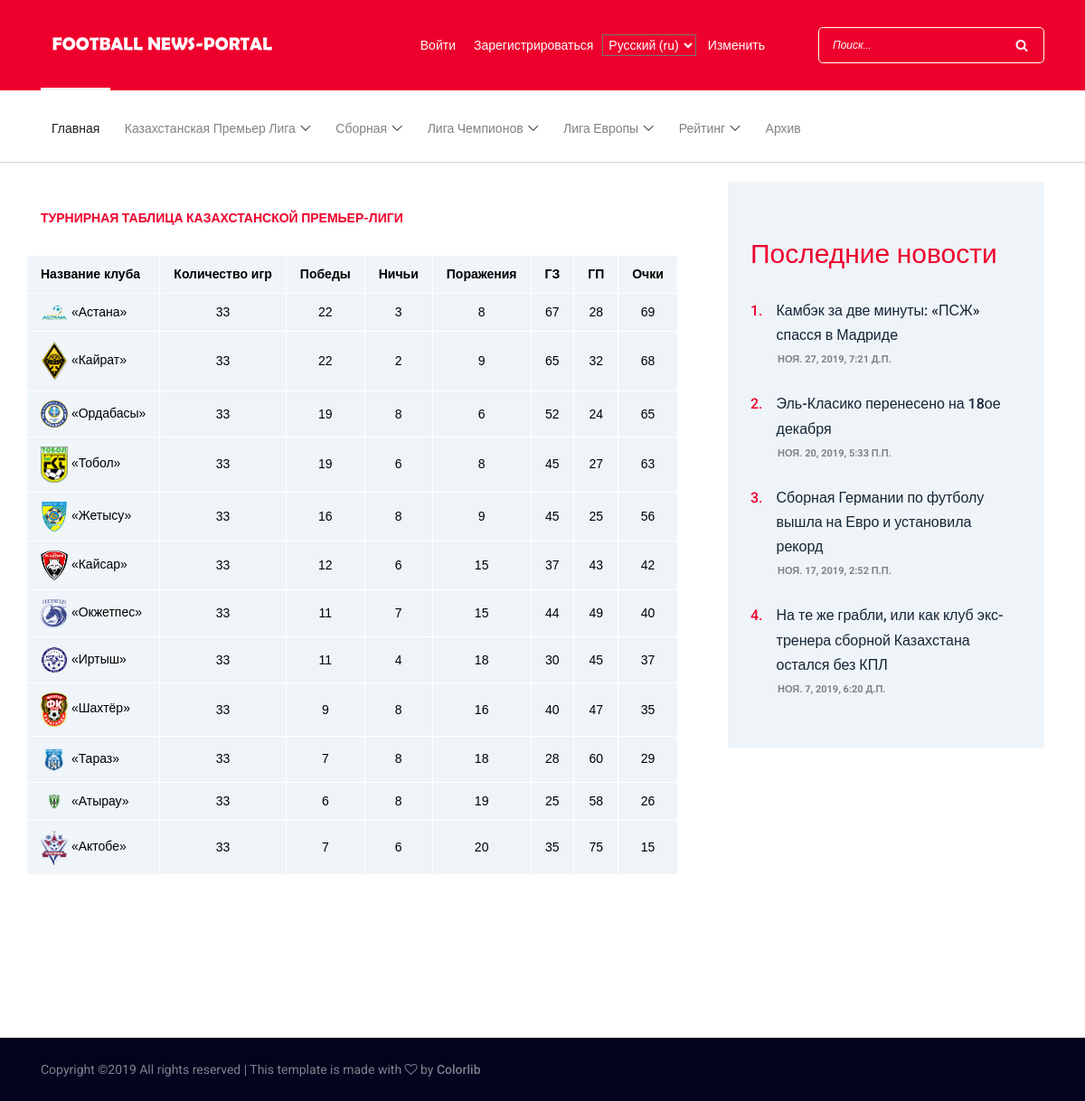
Screenshot of /section/kaz-premier-league/tournament_table/ with the database file from the repository.
### Django_App/applications/kpl/models.py (models this page shows, shortened)
class Club(models.Model):
    club_name = models.CharField(max_length=100)
    club_icon = models.ImageField(upload_to='images/')
    matches_played = models.IntegerField(default=0)
    count_of_wins = models.IntegerField(default=0)
    count_of_draws = models.IntegerField(default=0)
    count_of_loses = models.IntegerField(default=0)
    goals_scored = models.IntegerField(default=0)
    goals_conceded = models.IntegerField(default=0)
    earned_points = models.IntegerField(default=0)
    started_points = models.IntegerField(default=0)

### Django_App/applications/news/models.py (models this page shows, shortened)
class News(models.Model):
    KPL = 'Казахстанская-премьер лига'  # Kazakhstan premier league
    NAT_TEAM = 'Национальная сборная по футболу'  # National team of Kazakhstan
    UCL = 'Лига чемпионов УЕФА'  # UEFA Champions League
    UEL = 'Лига Европы УЕФА'  # UEFA Europe League
    ANOTHER = 'Другое'  # Another
    TAG_TYPES = [
        (ANOTHER, 'Другое'),
        (KPL, 'Казахстанская-премьер лига'),
        (NAT_TEAM, 'Национальная сборная по футболу'),
        (UCL, 'Лига чемпионов УЕФА'),
        (UEL, 'Лига Европы УЕФА'),
    ]
    news_author = models.ForeignKey(User, on_delete=models.CASCADE, default=True, verbose_name=_('Author of the news'))
    news_title = models.CharField(verbose_name=_('Title of the news'), max_length=200)
    news_sh_description = models.CharField(verbose_name=_('Short description of the news'),
                                           max_length=800)
    news_content = RichTextUploadingField()
    news_tag = models.CharField(max_length=100, choices=TAG_TYPES, default=ANOTHER)
    publication_date = models.DateTimeField(verbose_name=_('Date of publication of the news'))
    count_of_views = models.IntegerField(verbose_name=_('Count of views'))
    img = models.ImageField(upload_to='images/', verbose_name=_('Title photo'))
    likes = models.IntegerField(default=0, verbose_name=_('Count of likes'))

### Django_App/applications/kpl/views.py (the view)
# urls.py: path('kaz-premier-league/tournament_table/', views.tournament_table, name='tournament_table'),
def tournament_table(request):
    clubs = Club.objects.all()
    game_cycle = GameCycle.objects.all()
    for i in clubs:
        count_of_wins = 0
        count_of_draws = 0
        count_of_loses = 0
        goals_scored = 0
        goals_conceded = 0
        for j in game_cycle:
            if j.home_team.id == i.id:
                if j.home_goals > j.away_goals:
                    count_of_wins += 1
                elif j.home_goals == j.away_goals:
                    count_of_draws += 1
                else:
                    count_of_loses += 1
                goals_scored += j.home_goals
                goals_conceded += j.away_goals
            elif j.away_team.id == i.id:
                if j.home_goals < j.away_goals:
                    count_of_wins += 1
                elif j.home_goals == j.away_goals:
                    count_of_draws += 1
                else:
                    count_of_loses += 1
                goals_scored += j.away_goals
                goals_conceded += j.home_goals
        i.count_of_wins = count_of_wins
        i.count_of_loses = count_of_loses
        i.count_of_draws = count_of_draws
        i.matches_played = count_of_wins + count_of_loses + count_of_draws
        i.goals_scored = goals_scored
        i.goals_conceded = goals_conceded
        i.earned_points = count_of_wins * 3 + count_of_draws + i.started_points
        i.save()
    clubs = Club.objects.order_by('-earned_points')
    News = apps.get_model('news', 'News')
    latest_news = News.objects.order_by('-publication_date')[:4]
    return render(request, 'kpl/tournament_table.html', {'club_list': clubs, 'latest_news': latest_news})

### templates/kpl/tournament_table.html (shortened to what this page needs)
{% extends 'news/index.html' %}
{% load i18n %}
    {% block main %}
    <div class="blog-area section-padding-0-80">
        <div class="container">
            <div class="row">
                <div class="col-12 col-lg-8">
                    <div class="blog-posts-area">
                        <div class="single-blog-post featured-post mb-30">
                            <div class="post-data">
                                <a href="#" class="post-catagory">{% trans 'Турнирная таблица Казахстанской Премьер-Лиги' %}<br><br></a>
                                <form method="post" action="">
                                    <div class="row">
                                            {% if club_list %}
                                                <table>
                                                <tr>
                                                    <th>{% trans 'Название клуба' %}</th>
                                                    <th>{% trans 'Количество игр' %}</th>
                                                    <th>{% trans 'Победы' %}</th>
                                                    <th>{% trans 'Ничьи' %}</th>
                                                    <th>{% trans 'Поражения' %}</th>
                                                    <th>{% trans 'ГЗ' %}</th>
                                                    <th>{% trans 'ГП' %}</th>
                                                    <th>{% trans 'Очки' %}</th>
                                                </tr>
                                                    {% for i in club_list %}
                                                        <tr>
                                                            <td><img src="{{ i.club_icon.url }}" width="30" height="30" align="top">  «{{ i.club_name }}»</td>
                                                            <td>{{ i.matches_played }}</td>
                                                            <td>{{ i.count_of_wins }}</td>
                                                            <td>{{ i.count_of_draws }}</td>
                                                            <td>{{ i.count_of_loses }}</td>
                                                            <td>{{ i.goals_scored }}</td>
                                                            <td>{{ i.goals_conceded }}</td>
                                                            <td>{{ i.earned_points }}</td>
                                                        </tr>
                                                    {% endfor %}
                                                </table>
                                            {%  else %}
                                                {% trans 'Турнирная таблица отсутствует.' %}
                                            {% endif %}
                                    </div>
                                </form>
                            </div>
                        </div>
                    </div>
                </div>
                <div class="col-12 col-lg-4">
                    <div class="blog-sidebar-area">
                        <div class="popular-news-widget mb-50">
                            <h3>{% trans 'Последние новости' %}</h3>
                            {% if latest_news %}
                                {% for news in latest_news %}
                                    <div class="single-popular-post">
                                        <a href="{% url 'news:one_by_one' news.id %}">
                                            <h6><span>{{ forloop.counter }}.</span> {{ news.news_title }}</h6>
                                        </a>
                                        <p>{{ news.publication_date }}</p>
                                    </div>
                                {% endfor %}
                            {% else %}
                                {% trans 'Пока еще нет последних новостей.' %}
                            {% endif %}
                        </div>
                    </div>
                </div>
            </div>
        </div>
    </div>
{% endblock %}

### static/style.css (style rules this page uses)
* { margin: 0; padding: 0; }
table { font-size: 20px; color: #dcc3ff; }
body { font-family: "Roboto", sans-serif; font-size: 14px; }
h1, h2, h3, h4, h5, h6 { color: #152535; line-height: 1.3; font-weight: 700; }
p { color: #828282; font-size: 14px; line-height: 2; font-weight: 400; }
a, a:hover, a:focus { -webkit-transition-duration: 500ms; transition-duration: 500ms; text-decoration: none; outline: 0 solid transparent; color: #1c1c1c; font-weight: 500; font-size: 14px; color: #828282; }
img { height: auto; max-width: 100%; }
.mb-30 { margin-bottom: 30px; }
.mb-50 { margin-bottom: 50px !important; }
.section-padding-0-80 { padding-top: 0; padding-bottom: 80px; }
.single-blog-post { position: relative; z-index: 1; }
.single-blog-post .post-data { padding: 30px 0; }
.single-blog-post .post-data .post-catagory { font-size: 14px; color: #ee002d; text-transform: uppercase; font-weight: 700; margin-bottom: 10px; display: block; }
.single-blog-post.featured-post { position: relative; z-index: 1; }
.single-blog-post.featured-post .post-data { padding: 30px 0; }
.popular-news-widget { position: relative; z-index: 1; background-color: #eff4f9; padding: 60px 25px; }
.popular-news-widget h3 { font-size: 30px; margin-bottom: 30px; font-weight: 400; color: #ee002d; }
.popular-news-widget .single-popular-post { position: relative; z-index: 1; margin-bottom: 30px; }
.popular-news-widget .single-popular-post h6 { -webkit-transition-duration: 500ms; transition-duration: 500ms; display: -webkit-box; display: -ms-flexbox; display: flex; line-height: 1.7; font-weight: 500; }
.popular-news-widget .single-popular-post h6 span { margin-right: 15px; color: #ee002d; }
.popular-news-widget .single-popular-post p { margin-bottom: 0; font-size: 11px; text-transform: uppercase; font-weight: 700; color: #828282; margin-left: 30px; line-height: 1; }
.popular-news-widget .single-popular-post:last-child { margin-bottom: 0; }

### static/table.css (style rules this page uses)
table { font-family: "Lucida Sans Unicode", "Lucida Grande", Sans-Serif, serif; font-size: 14px; border-collapse: collapse; text-align: center; }
th, td:first-child { background: #EFF5F9; color: black; padding: 10px 15px; }
th, td { border-style: solid; border-width: 0 1px 1px 0; border-color: white; }
td { background: #EFF4F9; }
th:first-child, td:first-child { text-align: left; }
tr { color: black; }

### rows the page displays
Club: club_icon (picture), club_name "Астана", matches_played "33", count_of_wins "22", count_of_draws "3", count_of_loses "8", goals_scored "67", goals_conceded "28", earned_points "69"
Club: club_icon (picture), club_name "Кайрат", matches_played "33", count_of_wins "22", count_of_draws "2", count_of_loses "9", goals_scored "65", goals_conceded "32", earned_points "68"
Club: club_icon (picture), club_name "Ордабасы", matches_played "33", count_of_wins "19", count_of_draws "8", count_of_loses "6", goals_scored "52", goals_conceded "24", earned_points "65"
Club: club_icon (picture), club_name "Тобол", matches_played "33", count_of_wins "19", count_of_draws "6", count_of_loses "8", goals_scored "45", goals_conceded "27", earned_points "63"
Club: club_icon (picture), club_name "Жетысу", matches_played "33", count_of_wins "16", count_of_draws "8", count_of_loses "9", goals_scored "45", goals_conceded "25", earned_points "56"
Club: club_icon (picture), club_name "Кайсар", matches_played "33", count_of_wins "12", count_of_draws "6", count_of_loses "15", goals_scored "37", goals_conceded "43", earned_points "42"
Club: club_icon (picture), club_name "Окжетпес", matches_played "33", count_of_wins "11", count_of_draws "7", count_of_loses "15", goals_scored "44", goals_conceded "49", earned_points "40"
Club: club_icon (picture), club_name "Иртыш", matches_played "33", count_of_wins "11", count_of_draws "4", count_of_loses "18", goals_scored "30", goals_conceded "45", earned_points "37"
Club: club_icon (picture), club_name "Шахтёр", matches_played "33", count_of_wins "9", count_of_draws "8", count_of_loses "16", goals_scored "40", goals_conceded "47", earned_points "35"
Club: club_icon (picture), club_name "Тараз", matches_played "33", count_of_wins "7", count_of_draws "8", count_of_loses "18", goals_scored "28", goals_conceded "60", earned_points "29"
Club: club_icon (picture), club_name "Атырау", matches_played "33", count_of_wins "6", count_of_draws "8", count_of_loses "19", goals_scored "25", goals_conceded "58", earned_points "26"
Club: club_icon (picture), club_name "Актобе", matches_played "33", count_of_wins "7", count_of_draws "6", count_of_loses "20", goals_scored "35", goals_conceded "75", earned_points "15"
News: news_title "Камбэк за две минуты: «ПСЖ» спасся в Мадриде", publication_date "НОЯ. 27, 2019, 7:21 Д.П."
News: news_title "Эль-Класико перенесено на 18ое декабря", publication_date "НОЯ. 20, 2019, 5:33 П.П."
News: news_title "Сборная Германии по футболу вышла на Евро и установила рекорд", publication_date "НОЯ. 17, 2019, 2:52 П.П."
News: news_title "На те же грабли, или как клуб экс-тренера сборной Казахстана остался без КПЛ", publication_date "НОЯ. 7, 2019, 6:20 Д.П."

### other values shown
form field language "Русский (ru)"
